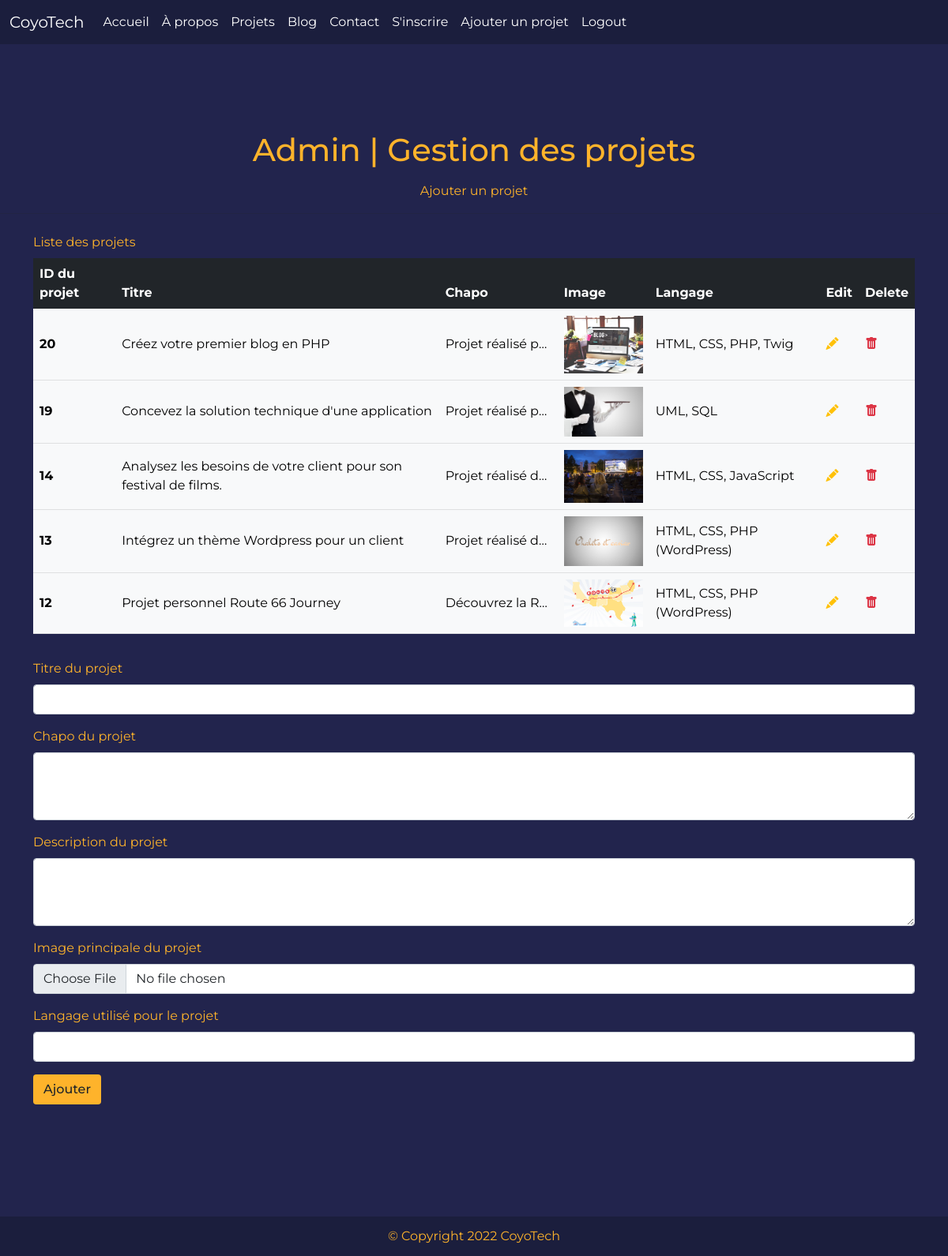
Page /admin/projects_management.php (signed in) on the committed database.
### tables this page shows
CREATE TABLE `project` (
  `project_id` int(4) NOT NULL,
  `title` varchar(255) NOT NULL,
  `chapo` text NOT NULL,
  `description` text NOT NULL,
  `picture` varchar(255) NOT NULL,
  `language` varchar(100) NOT NULL
);

### admin/projects_management.php (the view, shortened to what this page needs)
<?php
require_once '../inc/init.php';
require_once '../inc/admin_head_inc.php';
?>
</head>
<body>
    <?php
    $viewReq = $connect->query("SELECT * FROM project ORDER BY project_id DESC");
    $projects = $viewReq->fetchAll(PDO::FETCH_ASSOC);
    ?>
    <?php
    require_once '../inc/header_inc.php';
    ?>
    <h1 class="text-center home-h1 mt-3">Admin | Gestion des projets</h1>
    <p class="text-center mt-3 mb-3 home-p">Ajouter un projet</p>
    <hr>
    <div class="container mt-3">
        <?php
        $tit = (isset($data['title'])) ? $data['title'] : '';
        $cha = (isset($data['chapo'])) ? $data['chapo'] : '';
        $des = (isset($data['description'])) ? $data['description'] : '';
        $lan = (isset($data['language'])) ? $data['language'] : '';
        ?>
        <div class="table-responsive">
            <table class="table table-light align-middle table-hover caption-top">
                <caption>Liste des projets</caption>
                <thead class="table-dark">
                    <tr>
                        <th scope="col">ID du projet</th>
                        <th scope="col">Titre</th>
                        <th scope="col">Chapo</th>
                        <th scope="col">Image</th>
                        <th scope="col">Langage</th>
                        <th scope="col">Edit</th>
                        <th scope="col">Delete</th>
                    </tr>
                </thead>
                <tbody>
                    <?php foreach ($projects as $project) { ?>
                        <tr>
                            <th scope="row" class="align-middle"><?php echo $project['project_id']; ?></th>
                            <td class="align-middle"><?php echo $project['title']; ?></td>
                            <td class="align-middle text-truncate" style="max-width: 150px"><?php echo $project['chapo']; ?></td>
                            <td class="align-middle"><img src="<?php echo $project['picture']; ?>" style="width:100px;"></td>
                            <td class="align-middle"><?php echo $project['language']; ?></td>
                            <td class="align-middle"><a href="?action=edit&project_id=<?php echo $project['project_id']; ?>"><i class="bi bi-pencil-fill text-warning"></i></a></td>
                            <td class="align-middle"><a href="?action=delete&project_id=<?php echo $project['project_id']; ?>"><i class="bi bi-trash-fill text-danger"></i></a></td>
                        </tr>
                    <?php } ?>
                </tbody>
            </table>
        </div>
    </div>
    <div class="container mt-3 pb-5 mb-5">
        <form action="" method="POST" enctype="multipart/form-data" class="pb-5 mb-5">
            <div class="mb-3">
                <label for="title" class="form-label">Titre du projet</label>
                <input type="text" class="form-control" id="title" name="title" aria-describedby="titleHelp" value="<?= $tit ?>">
            </div>
            <div class="mb-3">
                <label for="chapo" class="form-label">Chapo du projet</label>
                <textarea name="chapo" id="chapo" rows="3" class="form-control"><?= $cha ?></textarea>
            </div>
            <div class="mb-3">
                <label for="description" class="form-label">Description du projet</label>
                <textarea class="form-control" id="description" name="description" rows="3"><?= $des ?></textarea>
            </div>
            <div class="mb-3">
                <label for="picture" class="form-label">Image principale du projet</label>
                <input class="form-control" name="picture" type="file" id="picture">
            </div>
            <div class="mb-3">
                <label for="language" class="form-label">Langage utilisé pour le projet</label>
                <input type="text" name="language" class="form-control" id="language" value="<?= $lan ?>">
            </div>
            <button type="submit" name="submit" class="btn btn-registrar">Ajouter</button>
        </form>
    </div>
    <?php
    require_once '../inc/footer_inc.php';
    ?>

### css/style.css (style rules this page uses)
* { margin: 0; padding: 0; }
body { font-family: 'Montserrat', sans-serif; background-color: #22244d; }
.home-h1 { color: #feb32b; padding-top: 150px; }
.home-p { color: #feb32b; }
.form-label { color: #feb32b; }
.btn-registrar { background-color: #feb32b; font-weight: 500; }
caption { color: #feb32b; }

### rows in the picture
project: project_id "20", title "Créez votre premier blog en PHP", chapo "Projet réalisé p…", picture (picture), language "HTML, CSS, PHP, Twig"
project: project_id "19", title "Concevez la solution technique d'une application", chapo "Projet réalisé p…", picture (picture), language "UML, SQL"
project: project_id "14", title "Analysez les besoins de votre client pour son festival de films.", chapo "Projet réalisé d…", picture (picture), language "HTML, CSS, JavaScript"
project: project_id "13", title "Intégrez un thème Wordpress pour un client", chapo "Projet réalisé d…", picture (picture), language "HTML, CSS, PHP (WordPress)"
project: project_id "12", title "Projet personnel Route 66 Journey", chapo "Découvrez la R…", picture (picture), language "HTML, CSS, PHP (WordPress)"
